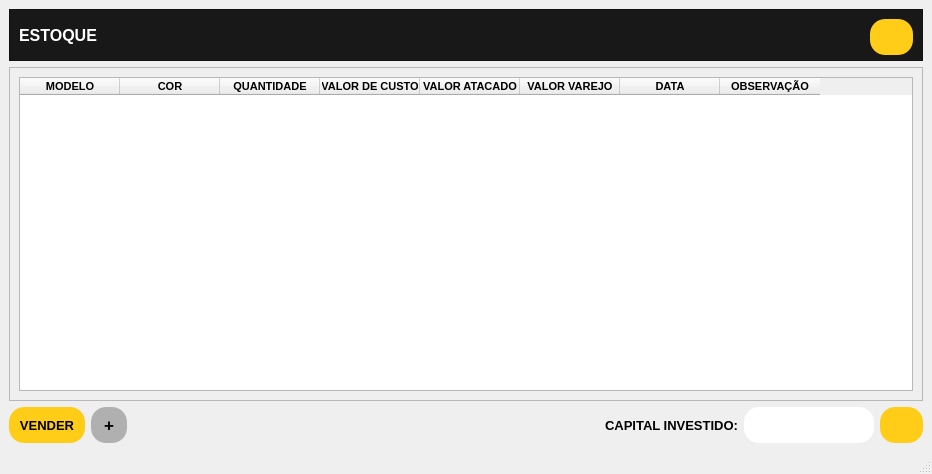
<?xml version="1.0" encoding="UTF-8"?>
<ui version="4.0">
 <class>MainWindow</class>
 <widget class="QMainWindow" name="MainWindow">
  <property name="geometry">
   <rect>
    <x>0</x>
    <y>0</y>
    <width>932</width>
    <height>474</height>
   </rect>
  </property>
  <property name="minimumSize">
   <size>
    <width>0</width>
    <height>0</height>
   </size>
  </property>
  <property name="windowTitle">
   <string>MALOCH</string>
  </property>
  <property name="windowIcon">
   <iconset>
    <normaloff>../SCR/maloch.ico</normaloff>../SCR/maloch.ico</iconset>
  </property>
  <property name="layoutDirection">
   <enum>Qt::LeftToRight</enum>
  </property>
  <widget class="QWidget" name="centralwidget">
   <layout class="QGridLayout" name="gridLayout_2">
    <item row="2" column="3">
     <widget class="QLabel" name="label_3">
      <property name="minimumSize">
       <size>
        <width>0</width>
        <height>36</height>
       </size>
      </property>
      <property name="maximumSize">
       <size>
        <width>130</width>
        <height>16777215</height>
       </size>
      </property>
      <property name="font">
       <font>
        <family>Segoe UI Symbol</family>
        <pointsize>10</pointsize>
       </font>
      </property>
      <property name="styleSheet">
       <string notr="true">background-color: rgb(255, 255, 255);
border-radius: 15px;</string>
      </property>
      <property name="text">
       <string/>
      </property>
     </widget>
    </item>
    <item row="2" column="2">
     <widget class="QLabel" name="label_4">
      <property name="minimumSize">
       <size>
        <width>0</width>
        <height>36</height>
       </size>
      </property>
      <property name="font">
       <font>
        <family>Segoe UI Symbol</family>
        <pointsize>10</pointsize>
        <weight>75</weight>
        <bold>true</bold>
       </font>
      </property>
      <property name="styleSheet">
       <string notr="true"/>
      </property>
      <property name="text">
       <string>CAPITAL INVESTIDO:</string>
      </property>
      <property name="alignment">
       <set>Qt::AlignRight|Qt::AlignTrailing|Qt::AlignVCenter</set>
      </property>
     </widget>
    </item>
    <item row="1" column="0" colspan="5">
     <widget class="QFrame" name="frame">
      <property name="sizePolicy">
       <sizepolicy hsizetype="Preferred" vsizetype="Preferred">
        <horstretch>0</horstretch>
        <verstretch>0</verstretch>
       </sizepolicy>
      </property>
      <property name="frameShape">
       <enum>QFrame::StyledPanel</enum>
      </property>
      <property name="frameShadow">
       <enum>QFrame::Raised</enum>
      </property>
      <layout class="QGridLayout" name="gridLayout">
       <item row="0" column="0">
        <widget class="QTableWidget" name="tableWidget">
         <property name="enabled">
          <bool>true</bool>
         </property>
         <property name="sizePolicy">
          <sizepolicy hsizetype="Preferred" vsizetype="Preferred">
           <horstretch>0</horstretch>
           <verstretch>0</verstretch>
          </sizepolicy>
         </property>
         <property name="styleSheet">
          <string notr="true">selection-background-color:rgb(176, 176, 176);
selection-color: rgb(0, 0, 0);</string>
         </property>
         <property name="editTriggers">
          <set>QAbstractItemView::NoEditTriggers</set>
         </property>
         <property name="selectionBehavior">
          <enum>QAbstractItemView::SelectRows</enum>
         </property>
         <column>
          <property name="text">
           <string>MODELO</string>
          </property>
          <property name="font">
           <font>
            <family>Segoe UI Symbol</family>
            <pointsize>8</pointsize>
            <weight>75</weight>
            <italic>false</italic>
            <bold>true</bold>
           </font>
          </property>
         </column>
         <column>
          <property name="text">
           <string>COR</string>
          </property>
          <property name="font">
           <font>
            <family>Segoe UI Symbol</family>
            <pointsize>8</pointsize>
            <weight>75</weight>
            <italic>false</italic>
            <bold>true</bold>
           </font>
          </property>
         </column>
         <column>
          <property name="text">
           <string>QUANTIDADE</string>
          </property>
          <property name="font">
           <font>
            <family>Segoe UI Symbol</family>
            <pointsize>8</pointsize>
            <weight>75</weight>
            <italic>false</italic>
            <bold>true</bold>
           </font>
          </property>
         </column>
         <column>
          <property name="text">
           <string>VALOR DE CUSTO</string>
          </property>
          <property name="font">
           <font>
            <family>Segoe UI Symbol</family>
            <pointsize>8</pointsize>
            <weight>75</weight>
            <italic>false</italic>
            <bold>true</bold>
           </font>
          </property>
         </column>
         <column>
          <property name="text">
           <string>VALOR ATACADO</string>
          </property>
          <property name="font">
           <font>
            <family>Segoe UI Symbol</family>
            <pointsize>8</pointsize>
            <weight>75</weight>
            <italic>false</italic>
            <bold>true</bold>
           </font>
          </property>
         </column>
         <column>
          <property name="text">
           <string>VALOR VAREJO</string>
          </property>
          <property name="font">
           <font>
            <family>Segoe UI Symbol</family>
            <pointsize>8</pointsize>
            <weight>75</weight>
            <bold>true</bold>
           </font>
          </property>
         </column>
         <column>
          <property name="text">
           <string>DATA</string>
          </property>
          <property name="font">
           <font>
            <family>Segoe UI Symbol</family>
            <pointsize>8</pointsize>
            <weight>75</weight>
            <bold>true</bold>
           </font>
          </property>
         </column>
         <column>
          <property name="text">
           <string>OBSERVAÇÃO</string>
          </property>
          <property name="font">
           <font>
            <family>Segoe UI Symbol</family>
            <pointsize>8</pointsize>
            <weight>75</weight>
            <bold>true</bold>
           </font>
          </property>
         </column>
        </widget>
       </item>
      </layout>
     </widget>
    </item>
    <item row="2" column="0">
     <widget class="QPushButton" name="vd">
      <property name="minimumSize">
       <size>
        <width>0</width>
        <height>36</height>
       </size>
      </property>
      <property name="maximumSize">
       <size>
        <width>76</width>
        <height>16777215</height>
       </size>
      </property>
      <property name="font">
       <font>
        <family>Segoe UI Symbol</family>
        <pointsize>10</pointsize>
        <weight>75</weight>
        <bold>true</bold>
       </font>
      </property>
      <property name="cursor">
       <cursorShape>PointingHandCursor</cursorShape>
      </property>
      <property name="styleSheet">
       <string notr="true">background-color: rgb(255, 205, 24);
border-radius: 15px;</string>
      </property>
      <property name="text">
       <string>VENDER</string>
      </property>
     </widget>
    </item>
    <item row="0" column="0" colspan="5">
     <widget class="QFrame" name="frame_gamboa">
      <property name="maximumSize">
       <size>
        <width>16777215</width>
        <height>52</height>
       </size>
      </property>
      <property name="styleSheet">
       <string notr="true">background-color: rgb(24, 24, 24);</string>
      </property>
      <property name="frameShape">
       <enum>QFrame::StyledPanel</enum>
      </property>
      <property name="frameShadow">
       <enum>QFrame::Raised</enum>
      </property>
      <layout class="QGridLayout" name="gridLayout_3">
       <item row="0" column="0">
        <widget class="QLabel" name="label">
         <property name="font">
          <font>
           <family>Segoe UI Symbol</family>
           <pointsize>12</pointsize>
           <weight>75</weight>
           <bold>true</bold>
          </font>
         </property>
         <property name="styleSheet">
          <string notr="true">color: rgb(255, 255, 255);</string>
         </property>
         <property name="text">
          <string>ESTOQUE</string>
         </property>
        </widget>
       </item>
       <item row="0" column="1">
        <widget class="QPushButton" name="excel">
         <property name="minimumSize">
          <size>
           <width>0</width>
           <height>36</height>
          </size>
         </property>
         <property name="maximumSize">
          <size>
           <width>43</width>
           <height>16777215</height>
          </size>
         </property>
         <property name="font">
          <font>
           <family>Segoe UI Symbol</family>
           <pointsize>10</pointsize>
           <weight>75</weight>
           <bold>true</bold>
          </font>
         </property>
         <property name="cursor">
          <cursorShape>PointingHandCursor</cursorShape>
         </property>
         <property name="styleSheet">
          <string notr="true">background-color: rgb(255, 205, 24);
border-radius: 15px;</string>
         </property>
         <property name="text">
          <string/>
         </property>
         <property name="icon">
          <iconset>
           <normaloff>../SCR/imp.png</normaloff>../SCR/imp.png</iconset>
         </property>
         <property name="iconSize">
          <size>
           <width>23</width>
           <height>23</height>
          </size>
         </property>
        </widget>
       </item>
      </layout>
     </widget>
    </item>
    <item row="2" column="4">
     <widget class="QPushButton" name="atualizar">
      <property name="minimumSize">
       <size>
        <width>0</width>
        <height>36</height>
       </size>
      </property>
      <property name="maximumSize">
       <size>
        <width>43</width>
        <height>16777215</height>
       </size>
      </property>
      <property name="font">
       <font>
        <family>Segoe UI Symbol</family>
        <pointsize>10</pointsize>
        <weight>75</weight>
        <bold>true</bold>
       </font>
      </property>
      <property name="cursor">
       <cursorShape>PointingHandCursor</cursorShape>
      </property>
      <property name="styleSheet">
       <string notr="true">background-color: rgb(255, 205, 24);
border-radius: 15px;</string>
      </property>
      <property name="text">
       <string/>
      </property>
      <property name="icon">
       <iconset>
        <normaloff>../SCR/atualizar.png</normaloff>../SCR/atualizar.png</iconset>
      </property>
      <property name="iconSize">
       <size>
        <width>20</width>
        <height>25</height>
       </size>
      </property>
     </widget>
    </item>
    <item row="2" column="1">
     <widget class="QPushButton" name="at">
      <property name="minimumSize">
       <size>
        <width>36</width>
        <height>36</height>
       </size>
      </property>
      <property name="maximumSize">
       <size>
        <width>36</width>
        <height>36</height>
       </size>
      </property>
      <property name="font">
       <font>
        <family>Segoe UI Symbol</family>
        <pointsize>13</pointsize>
        <weight>75</weight>
        <bold>true</bold>
       </font>
      </property>
      <property name="cursor">
       <cursorShape>PointingHandCursor</cursorShape>
      </property>
      <property name="layoutDirection">
       <enum>Qt::LeftToRight</enum>
      </property>
      <property name="styleSheet">
       <string notr="true">background-color:rgb(176, 176, 176);
border-radius: 15px;</string>
      </property>
      <property name="text">
       <string>+</string>
      </property>
     </widget>
    </item>
   </layout>
  </widget>
  <widget class="QStatusBar" name="statusbar"/>
 </widget>
 <resources>
  <include location="../programa feito/teste.qrc"/>
 </resources>
 <connections/>
</ui>
